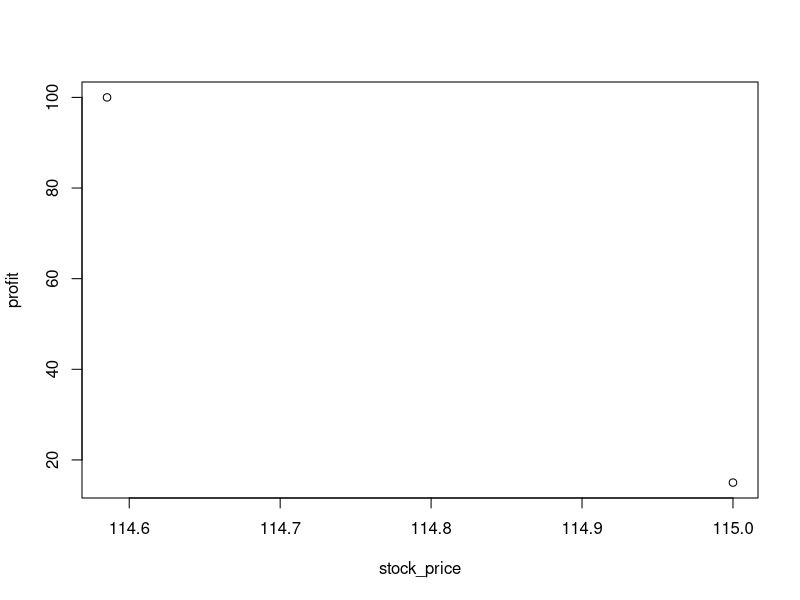
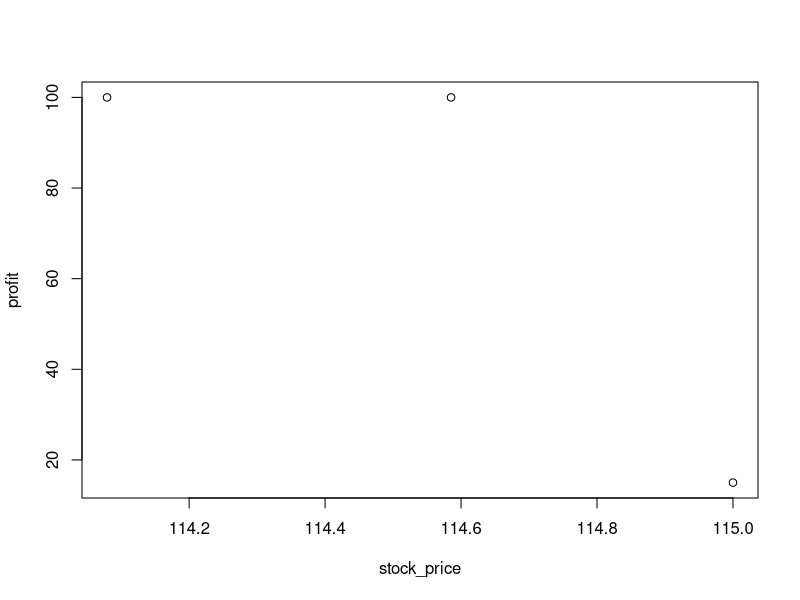
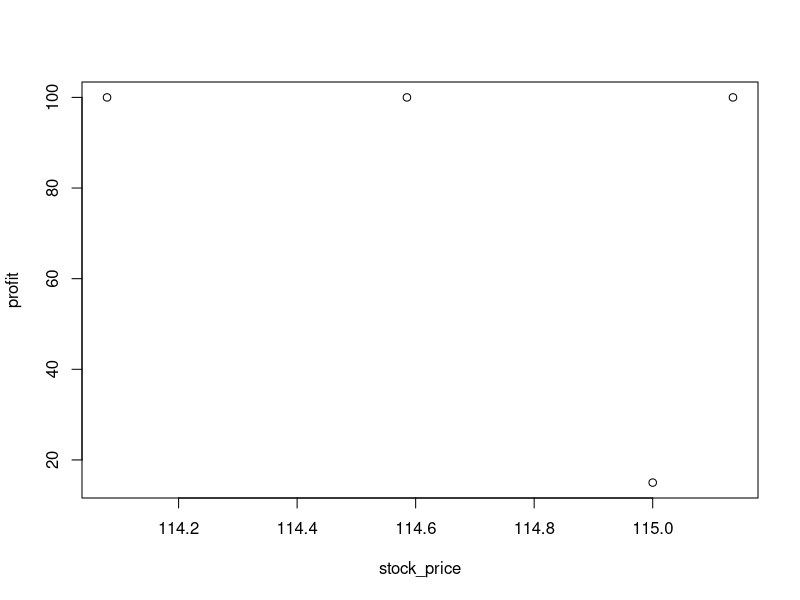
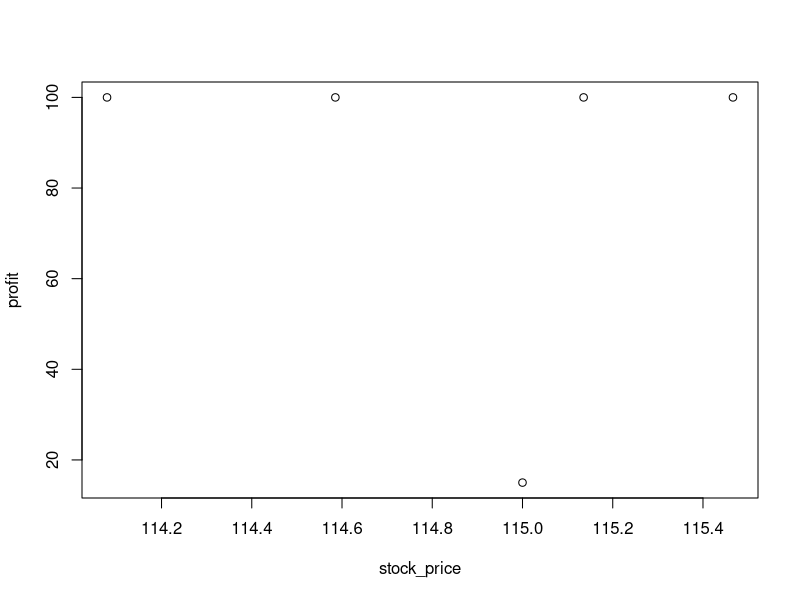
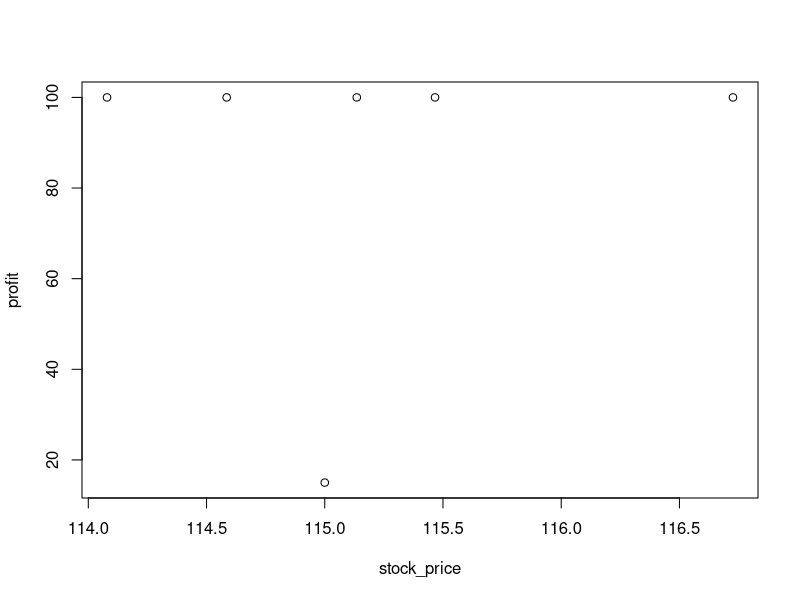
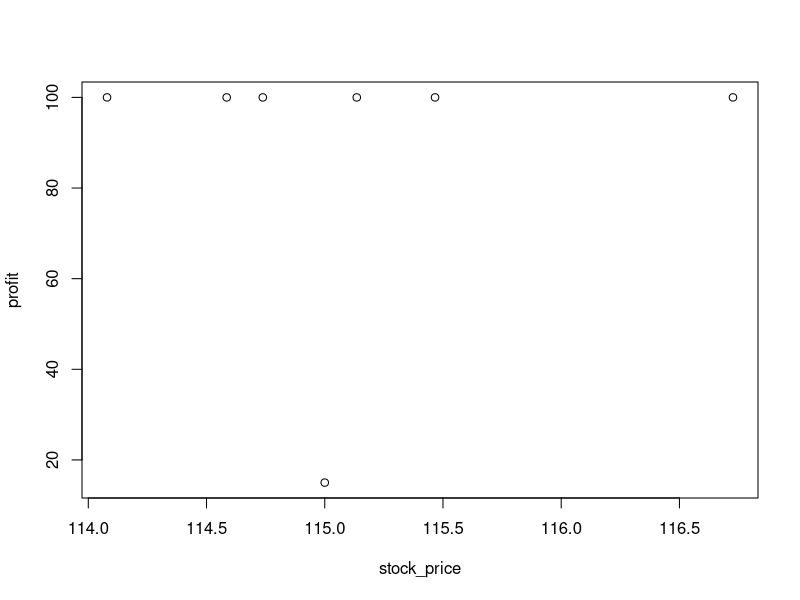
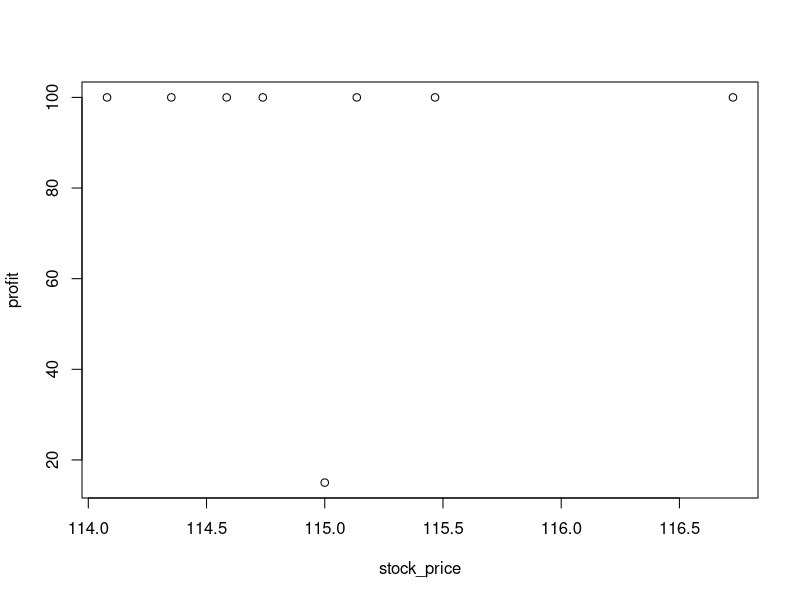
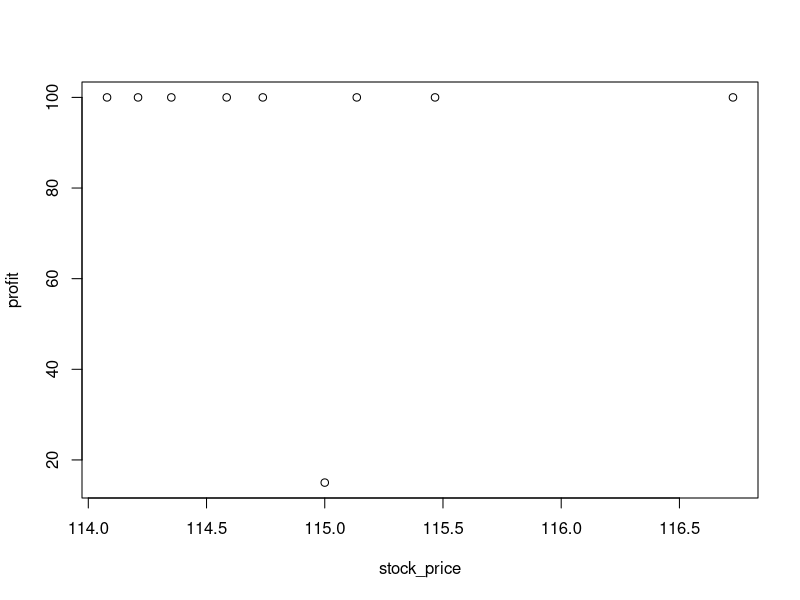

Reproduce these figures in R, in order.
stock_price <- 115
cash <-100
profit <- stock_price - cash
x_axis <- stock_price
y_axis <- profit

while (profit > 0) {
  stock_price <- stock_price+(1*rnorm(1, mean = 0, sd = 1))
  profit <- stock_price - cash
  x_axis <- c(x_axis, stock_price)
  y_axis <- c(y_axis, cash)
  plot(x_axis, y_axis, ylab = 'profit', xlab = 'stock_price')
  
  if (profit > 10) {
    print(paste('We have made', profit, 'at', stock_price))
  }
  else {
    print(paste('You have a loss of ', profit))
  }
}

